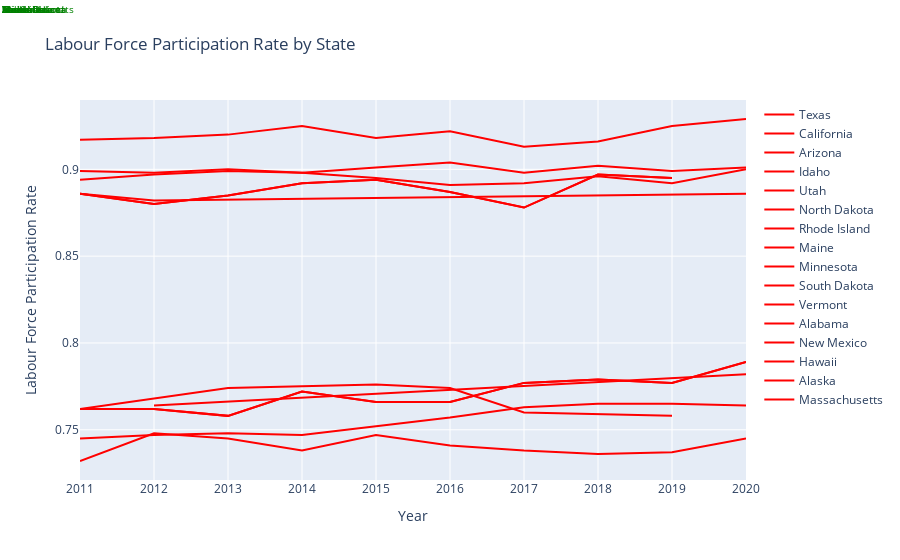

Write notebook code for a chart like this one.
### Code cell
import pandas as pd
import plotly.graph_objs as go


# 按年份和劳动力参与率排序
df = df.sort_values(['year', 'labour_force_participation'])

# 筛选出前10%、后10%和中间45%到55%总共15个州的数据
n_states = 50
n_years = 10
n_top_bottom = int(n_states * 0.1)
n_middle = int(n_states * 0.1)

top_states = df.groupby('year').tail(n_top_bottom)
# print(top_states[0][1])


bottom_states = df.groupby('year').head(n_top_bottom)
middle_states = df.groupby('year').apply(lambda x: x.nlargest(n_middle, 'labour_force_participation').nsmallest(n_middle, 'labour_force_participation'))

selected_states = pd.concat([top_states, middle_states, bottom_states]).sort_values(['year', 'labour_force_participation'])
# print(selected_states['state'],2)
# 绘制折线图
colors = {'top': 'red', 'middle': 'blue', 'bottom': 'green'}
fig = go.Figure()

for state in selected_states['state'].unique():
    print(state)
    state_data = selected_states[selected_states['state'] == state]
    fig.add_trace(go.Scatter(x=state_data['year'], y=state_data['labour_force_participation'],
                             mode='lines', name=state,
                             line=dict(color=colors['top'], width=2)))

    # 标注数据
    last_data = state_data.tail(1)
    fig.add_annotation(x=last_data['year'], y=last_data['labour_force_participation'],
                       text=state, showarrow=False,
                       font=dict(size=10, color=colors['bottom']))

# 设置图表布局
fig.update_layout(title='Labour Force Participation Rate by State',
                  xaxis_title='Year', yaxis_title='Labour Force Participation Rate')

# 显示图表
fig.show()

### Figure 1 — Plotly figure (JSON) as saved in the notebook; plotly's stock layout.template omitted (floating-point values rounded to 4 significant figures)
{"data": [{"line": {"color": "red", "width": 2}, "mode": "lines", "name": "Texas", "type": "scatter", "x": [2011, 2012, 2013, 2014, 2015, 2016, 2017, 2018, 2019, 2020], "y": [0.732, 0.748, 0.745, 0.738, 0.747, 0.741, 0.738, 0.736, 0.737, 0.745]}, {"line": {"color": "red", "width": 2}, "mode": "lines", "name": "California", "type": "scatter", "x": [2011, 2012, 2013, 2014, 2015, 2016, 2017, 2018, 2019, 2020], "y": [0.745, 0.747, 0.748, 0.747, 0.752, 0.757, 0.763, 0.765, 0.765, 0.764]}, {"line": {"color": "red", "width": 2}, "mode": "lines", "name": "Arizona", "type": "scatter", "x": [2011, 2012, 2013, 2014, 2015, 2016, 2017, 2018, 2019, 2020], "y": [0.762, 0.762, 0.758, 0.772, 0.766, 0.766, 0.777, 0.779, 0.777, 0.789]}, {"line": {"color": "red", "width": 2}, "mode": "lines", "name": "Idaho", "type": "scatter", "x": [2011, 2013, 2015, 2016, 2017, 2019], "y": [0.762, 0.774, 0.776, 0.774, 0.76, 0.758]}, {"line": {"color": "red", "width": 2}, "mode": "lines", "name": "Utah", "type": "scatter", "x": [2011, 2012, 2013, 2014, 2015, 2016, 2017, 2018, 2019, 2020], "y": [0.762, 0.762, 0.758, 0.772, 0.766, 0.766, 0.777, 0.779, 0.777, 0.789]}, {"line": {"color": "red", "width": 2}, "mode": "lines", "name": "North Dakota", "type": "scatter", "x": [2011, 2011, 2012, 2013, 2013, 2014, 2014, 2015, 2015, 2016, 2016, 2017, 2018, 2018, 2019, 2019], "y": [0.886, 0.886, 0.88, 0.885, 0.885, 0.892, 0.892, 0.894, 0.894, 0.887, 0.887, 0.878, 0.897, 0.897, 0.895, 0.895]}, {"line": {"color": "red", "width": 2}, "mode": "lines", "name": "Rhode Island", "type": "scatter", "x": [2011, 2012, 2012, 2020, 2020], "y": [0.886, 0.882, 0.882, 0.886, 0.886]}, {"line": {"color": "red", "width": 2}, "mode": "lines", "name": "Maine", "type": "scatter", "x": [2011, 2012, 2013, 2013, 2014, 2014, 2015, 2015, 2016, 2016, 2017, 2018, 2018, 2019, 2019], "y": [0.886, 0.88, 0.885, 0.885, 0.892, 0.892, 0.894, 0.894, 0.887, 0.887, 0.878, 0.897, 0.897, 0.895, 0.895]}, {"line": {"color": "red", "width": 2}, "mode": "lines", "name": "Minnesota", "type": "scatter", "x": [2011, 2011, 2012, 2012, 2013, 2013, 2014, 2014, 2015, 2015, 2016, 2016, 2017, 2017, 2018, 2018, 2019, 2019, 2020, 2020], "y": [0.894, 0.894, 0.897, 0.897, 0.899, 0.899, 0.898, 0.898, 0.895, 0.895, 0.891, 0.891, 0.892, 0.892, 0.896, 0.896, 0.892, 0.892, 0.9, 0.9]}, {"line": {"color": "red", "width": 2}, "mode": "lines", "name": "South Dakota", "type": "scatter", "x": [2011, 2011, 2012, 2012, 2013, 2013, 2014, 2014, 2015, 2015, 2016, 2016, 2017, 2017, 2018, 2018, 2019, 2019, 2020, 2020], "y": [0.899, 0.899, 0.898, 0.898, 0.9, 0.9, 0.898, 0.898, 0.901, 0.901, 0.904, 0.904, 0.898, 0.898, 0.902, 0.902, 0.899, 0.899, 0.901, 0.901]}, {"line": {"color": "red", "width": 2}, "mode": "lines", "name": "Vermont", "type": "scatter", "x": [2011, 2011, 2012, 2012, 2013, 2013, 2014, 2014, 2015, 2015, 2016, 2016, 2017, 2017, 2018, 2018, 2019, 2019, 2020, 2020], "y": [0.917, 0.917, 0.918, 0.918, 0.92, 0.92, 0.925, 0.925, 0.918, 0.918, 0.922, 0.922, 0.913, 0.913, 0.916, 0.916, 0.925, 0.925, 0.929, 0.929]}, {"line": {"color": "red", "width": 2}, "mode": "lines", "name": "Alabama", "type": "scatter", "x": [2012, 2020], "y": [0.764, 0.782]}, {"line": {"color": "red", "width": 2}, "mode": "lines", "name": "New Mexico", "type": "scatter", "x": [2014], "y": [0.773]}, {"line": {"color": "red", "width": 2}, "mode": "lines", "name": "Hawaii", "type": "scatter", "x": [2017, 2017], "y": [0.882, 0.882]}, {"line": {"color": "red", "width": 2}, "mode": "lines", "name": "Alaska", "type": "scatter", "x": [2018], "y": [0.767]}, {"line": {"color": "red", "width": 2}, "mode": "lines", "name": "Massachusetts", "type": "scatter", "x": [2020, 2020], "y": [0.877, 0.877]}], "layout": {"annotations": [{"font": {"color": "green", "size": 10}, "showarrow": false, "text": "Texas", "x": [2020], "y": [0.745]}, {"font": {"color": "green", "size": 10}, "showarrow": false, "text": "California", "x": [2020], "y": [0.764]}, {"font": {"color": "green", "size": 10}, "showarrow": false, "text": "Arizona", "x": [2020], "y": [0.789]}, {"font": {"color": "green", "size": 10}, "showarrow": false, "text": "Idaho", "x": [2019], "y": [0.758]}, {"font": {"color": "green", "size": 10}, "showarrow": false, "text": "Utah", "x": [2020], "y": [0.789]}, {"font": {"color": "green", "size": 10}, "showarrow": false, "text": "North Dakota", "x": [2019], "y": [0.895]}, {"font": {"color": "green", "size": 10}, "showarrow": false, "text": "Rhode Island", "x": [2020], "y": [0.886]}, {"font": {"color": "green", "size": 10}, "showarrow": false, "text": "Maine", "x": [2019], "y": [0.895]}, {"font": {"color": "green", "size": 10}, "showarrow": false, "text": "Minnesota", "x": [2020], "y": [0.9]}, {"font": {"color": "green", "size": 10}, "showarrow": false, "text": "South Dakota", "x": [2020], "y": [0.901]}, {"font": {"color": "green", "size": 10}, "showarrow": false, "text": "Vermont", "x": [2020], "y": [0.929]}, {"font": {"color": "green", "size": 10}, "showarrow": false, "text": "Alabama", "x": [2020], "y": [0.782]}, {"font": {"color": "green", "size": 10}, "showarrow": false, "text": "New Mexico", "x": [2014], "y": [0.773]}, {"font": {"color": "green", "size": 10}, "showarrow": false, "text": "Hawaii", "x": [2017], "y": [0.882]}, {"font": {"color": "green", "size": 10}, "showarrow": false, "text": "Alaska", "x": [2018], "y": [0.767]}, {"font": {"color": "green", "size": 10}, "showarrow": false, "text": "Massachusetts", "x": [2020], "y": [0.877]}], "title": {"text": "Labour Force Participation Rate by State"}, "xaxis": {"title": {"text": "Year"}}, "yaxis": {"title": {"text": "Labour Force Participation Rate"}}}}
